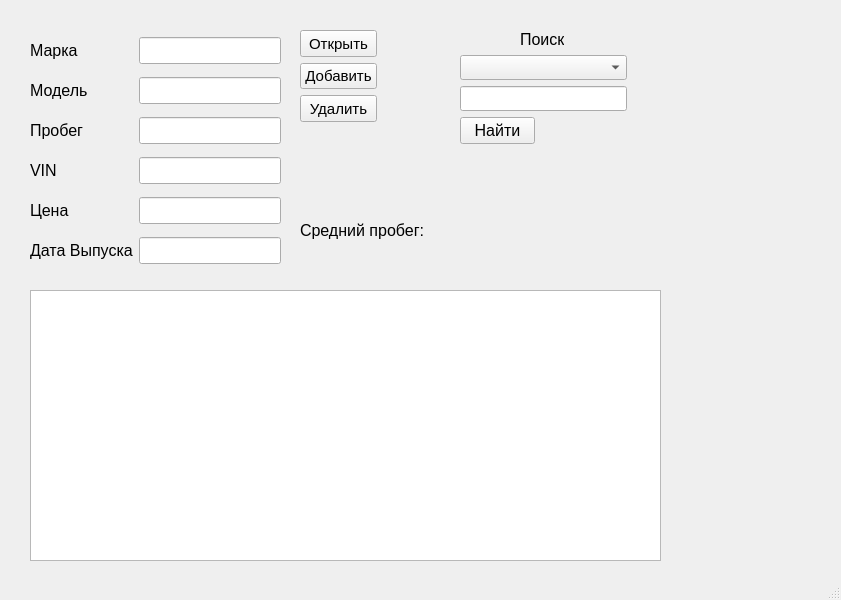
<?xml version="1.0" encoding="UTF-8"?>
<ui version="4.0">
 <class>MainWindow</class>
 <widget class="QMainWindow" name="MainWindow">
  <property name="geometry">
   <rect>
    <x>0</x>
    <y>0</y>
    <width>841</width>
    <height>600</height>
   </rect>
  </property>
  <property name="windowTitle">
   <string>Студенты</string>
  </property>
  <widget class="QWidget" name="centralwidget">
   <widget class="QTableWidget" name="twStaffs">
    <property name="geometry">
     <rect>
      <x>30</x>
      <y>290</y>
      <width>631</width>
      <height>271</height>
     </rect>
    </property>
    <property name="font">
     <font>
      <pointsize>10</pointsize>
     </font>
    </property>
   </widget>
   <widget class="QWidget" name="layoutWidget">
    <property name="geometry">
     <rect>
      <x>30</x>
      <y>30</y>
      <width>251</width>
      <height>244</height>
     </rect>
    </property>
    <layout class="QFormLayout" name="formLayout">
     <item row="0" column="0">
      <widget class="QLabel" name="label">
       <property name="sizePolicy">
        <sizepolicy hsizetype="Preferred" vsizetype="Preferred">
         <horstretch>3</horstretch>
         <verstretch>2</verstretch>
        </sizepolicy>
       </property>
       <property name="font">
        <font>
         <pointsize>12</pointsize>
        </font>
       </property>
       <property name="text">
        <string>Марка</string>
       </property>
      </widget>
     </item>
     <item row="0" column="1">
      <widget class="QLineEdit" name="leFio">
       <property name="font">
        <font>
         <pointsize>12</pointsize>
        </font>
       </property>
      </widget>
     </item>
     <item row="2" column="0">
      <widget class="QLabel" name="label_4">
       <property name="sizePolicy">
        <sizepolicy hsizetype="Preferred" vsizetype="Preferred">
         <horstretch>3</horstretch>
         <verstretch>2</verstretch>
        </sizepolicy>
       </property>
       <property name="font">
        <font>
         <pointsize>12</pointsize>
        </font>
       </property>
       <property name="text">
        <string>Пробег</string>
       </property>
      </widget>
     </item>
     <item row="2" column="1">
      <widget class="QLineEdit" name="lePhone">
       <property name="font">
        <font>
         <pointsize>12</pointsize>
        </font>
       </property>
       <property name="toolTip">
        <string/>
       </property>
       <property name="inputMask">
        <string/>
       </property>
      </widget>
     </item>
     <item row="3" column="0">
      <widget class="QLabel" name="label_5">
       <property name="sizePolicy">
        <sizepolicy hsizetype="Preferred" vsizetype="Preferred">
         <horstretch>3</horstretch>
         <verstretch>2</verstretch>
        </sizepolicy>
       </property>
       <property name="font">
        <font>
         <pointsize>12</pointsize>
        </font>
       </property>
       <property name="text">
        <string>VIN</string>
       </property>
      </widget>
     </item>
     <item row="3" column="1">
      <widget class="QLineEdit" name="leEmail">
       <property name="font">
        <font>
         <pointsize>12</pointsize>
        </font>
       </property>
      </widget>
     </item>
     <item row="4" column="0">
      <widget class="QLabel" name="label_6">
       <property name="sizePolicy">
        <sizepolicy hsizetype="Preferred" vsizetype="Preferred">
         <horstretch>3</horstretch>
         <verstretch>2</verstretch>
        </sizepolicy>
       </property>
       <property name="font">
        <font>
         <pointsize>12</pointsize>
        </font>
       </property>
       <property name="text">
        <string>Цена</string>
       </property>
      </widget>
     </item>
     <item row="5" column="0">
      <widget class="QLabel" name="label_9">
       <property name="sizePolicy">
        <sizepolicy hsizetype="Preferred" vsizetype="Preferred">
         <horstretch>3</horstretch>
         <verstretch>2</verstretch>
        </sizepolicy>
       </property>
       <property name="font">
        <font>
         <pointsize>12</pointsize>
        </font>
       </property>
       <property name="text">
        <string>Дата Выпуска</string>
       </property>
      </widget>
     </item>
     <item row="5" column="1">
      <widget class="QLineEdit" name="lePhone_2">
       <property name="font">
        <font>
         <pointsize>12</pointsize>
        </font>
       </property>
       <property name="toolTip">
        <string/>
       </property>
       <property name="inputMask">
        <string/>
       </property>
      </widget>
     </item>
     <item row="1" column="0">
      <widget class="QLabel" name="label_3">
       <property name="sizePolicy">
        <sizepolicy hsizetype="Preferred" vsizetype="Preferred">
         <horstretch>3</horstretch>
         <verstretch>2</verstretch>
        </sizepolicy>
       </property>
       <property name="font">
        <font>
         <pointsize>12</pointsize>
        </font>
       </property>
       <property name="text">
        <string>Модель</string>
       </property>
      </widget>
     </item>
     <item row="1" column="1">
      <widget class="QLineEdit" name="leFio_2">
       <property name="font">
        <font>
         <pointsize>12</pointsize>
        </font>
       </property>
      </widget>
     </item>
     <item row="4" column="1">
      <widget class="QLineEdit" name="leEmail_2">
       <property name="font">
        <font>
         <pointsize>12</pointsize>
        </font>
       </property>
      </widget>
     </item>
    </layout>
   </widget>
   <widget class="QWidget" name="layoutWidget">
    <property name="geometry">
     <rect>
      <x>300</x>
      <y>30</y>
      <width>77</width>
      <height>92</height>
     </rect>
    </property>
    <layout class="QVBoxLayout" name="verticalLayout">
     <item>
      <widget class="QPushButton" name="pbOpen">
       <property name="sizePolicy">
        <sizepolicy hsizetype="Expanding" vsizetype="Expanding">
         <horstretch>0</horstretch>
         <verstretch>0</verstretch>
        </sizepolicy>
       </property>
       <property name="font">
        <font>
         <pointsize>11</pointsize>
        </font>
       </property>
       <property name="mouseTracking">
        <bool>false</bool>
       </property>
       <property name="tabletTracking">
        <bool>false</bool>
       </property>
       <property name="inputMethodHints">
        <set>Qt::ImhNone</set>
       </property>
       <property name="text">
        <string>Открыть</string>
       </property>
       <property name="autoDefault">
        <bool>false</bool>
       </property>
      </widget>
     </item>
     <item>
      <widget class="QPushButton" name="pbInsert">
       <property name="sizePolicy">
        <sizepolicy hsizetype="Expanding" vsizetype="Expanding">
         <horstretch>0</horstretch>
         <verstretch>0</verstretch>
        </sizepolicy>
       </property>
       <property name="font">
        <font>
         <pointsize>11</pointsize>
        </font>
       </property>
       <property name="mouseTracking">
        <bool>false</bool>
       </property>
       <property name="tabletTracking">
        <bool>false</bool>
       </property>
       <property name="inputMethodHints">
        <set>Qt::ImhNone</set>
       </property>
       <property name="text">
        <string>Добавить</string>
       </property>
       <property name="autoDefault">
        <bool>false</bool>
       </property>
      </widget>
     </item>
     <item>
      <widget class="QPushButton" name="pbDelete">
       <property name="sizePolicy">
        <sizepolicy hsizetype="Expanding" vsizetype="Expanding">
         <horstretch>0</horstretch>
         <verstretch>0</verstretch>
        </sizepolicy>
       </property>
       <property name="font">
        <font>
         <pointsize>11</pointsize>
        </font>
       </property>
       <property name="mouseTracking">
        <bool>false</bool>
       </property>
       <property name="tabletTracking">
        <bool>false</bool>
       </property>
       <property name="inputMethodHints">
        <set>Qt::ImhNone</set>
       </property>
       <property name="text">
        <string>Удалить</string>
       </property>
       <property name="autoDefault">
        <bool>false</bool>
       </property>
      </widget>
     </item>
    </layout>
   </widget>
   <widget class="QLabel" name="lblAvgAge">
    <property name="geometry">
     <rect>
      <x>300</x>
      <y>220</y>
      <width>311</width>
      <height>21</height>
     </rect>
    </property>
    <property name="font">
     <font>
      <pointsize>12</pointsize>
     </font>
    </property>
    <property name="text">
     <string>Средний пробег:</string>
    </property>
   </widget>
   <widget class="QPushButton" name="pbFind">
    <property name="geometry">
     <rect>
      <x>460</x>
      <y>117</y>
      <width>75</width>
      <height>27</height>
     </rect>
    </property>
    <property name="font">
     <font>
      <pointsize>12</pointsize>
     </font>
    </property>
    <property name="text">
     <string>Найти</string>
    </property>
   </widget>
   <widget class="QLineEdit" name="leFind">
    <property name="enabled">
     <bool>true</bool>
    </property>
    <property name="geometry">
     <rect>
      <x>460</x>
      <y>86</y>
      <width>167</width>
      <height>25</height>
     </rect>
    </property>
    <property name="sizePolicy">
     <sizepolicy hsizetype="Expanding" vsizetype="Maximum">
      <horstretch>0</horstretch>
      <verstretch>0</verstretch>
     </sizepolicy>
    </property>
    <property name="font">
     <font>
      <pointsize>12</pointsize>
     </font>
    </property>
   </widget>
   <widget class="QComboBox" name="cbColNames">
    <property name="geometry">
     <rect>
      <x>460</x>
      <y>55</y>
      <width>167</width>
      <height>25</height>
     </rect>
    </property>
    <property name="sizePolicy">
     <sizepolicy hsizetype="Preferred" vsizetype="Maximum">
      <horstretch>0</horstretch>
      <verstretch>0</verstretch>
     </sizepolicy>
    </property>
    <property name="font">
     <font>
      <pointsize>12</pointsize>
     </font>
    </property>
   </widget>
   <widget class="QLabel" name="label_8">
    <property name="geometry">
     <rect>
      <x>520</x>
      <y>30</y>
      <width>44</width>
      <height>19</height>
     </rect>
    </property>
    <property name="sizePolicy">
     <sizepolicy hsizetype="Preferred" vsizetype="Preferred">
      <horstretch>3</horstretch>
      <verstretch>2</verstretch>
     </sizepolicy>
    </property>
    <property name="font">
     <font>
      <pointsize>12</pointsize>
     </font>
    </property>
    <property name="text">
     <string>Поиск</string>
    </property>
   </widget>
  </widget>
  <widget class="QMenuBar" name="menubar">
   <property name="geometry">
    <rect>
     <x>0</x>
     <y>0</y>
     <width>841</width>
     <height>21</height>
    </rect>
   </property>
  </widget>
  <widget class="QStatusBar" name="statusbar"/>
 </widget>
 <resources/>
 <connections/>
 <buttongroups>
  <buttongroup name="buttonGroup"/>
 </buttongroups>
</ui>
